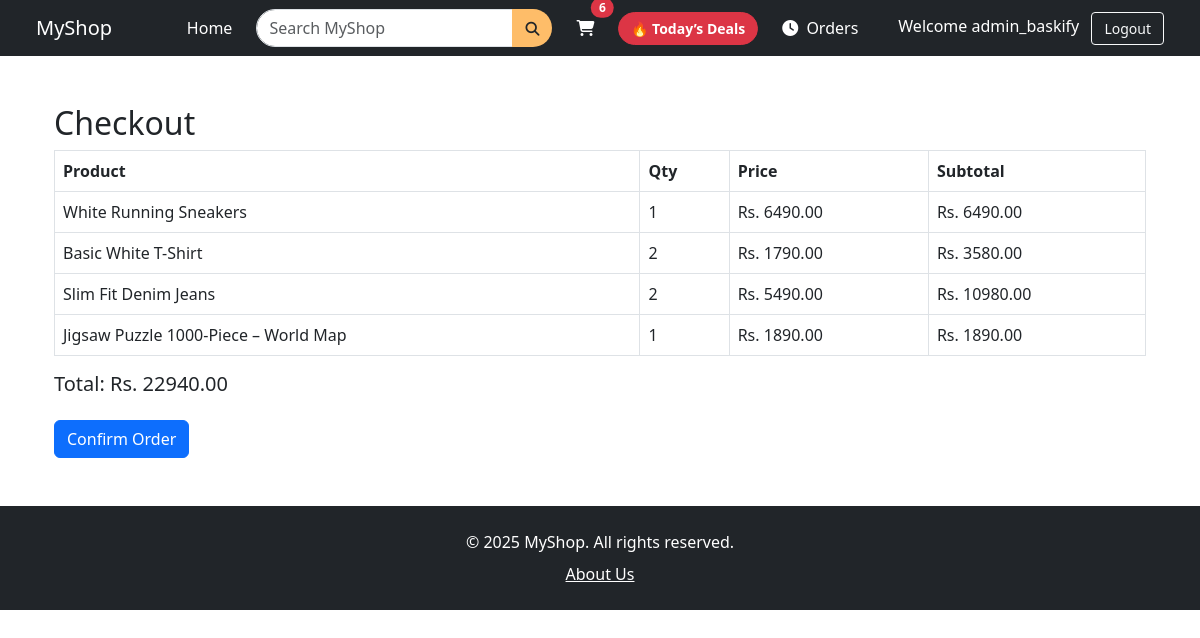
The page /checkout/ (signed in) on the database as committed earlier.
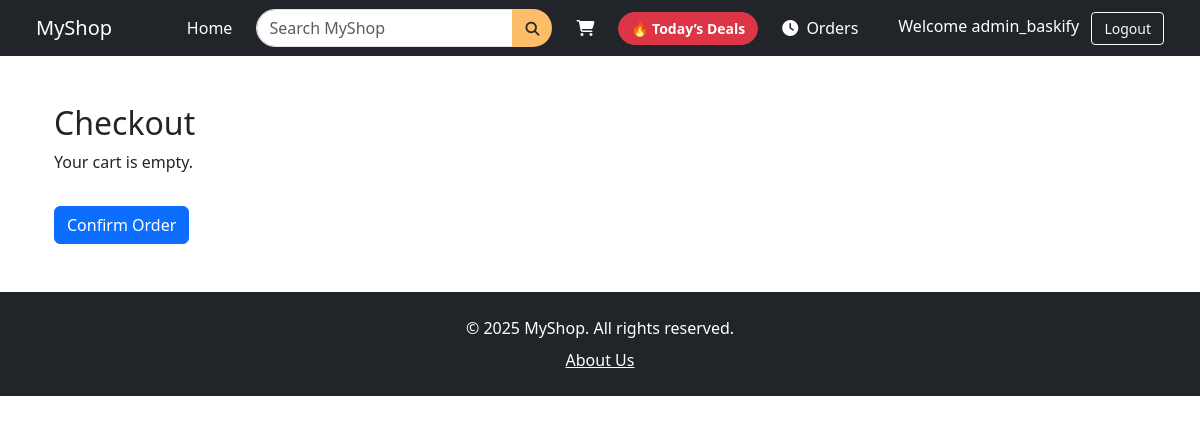
The same page on the database as committed later.
### store/models.py (models this page shows, shortened)
class CartItem(models.Model):
    user = models.ForeignKey(User, on_delete=models.CASCADE)
    product = models.ForeignKey(Product, on_delete=models.CASCADE)
    quantity = models.PositiveIntegerField(default=1)
    def subtotal(self):
        return self.quantity * self.product.price

class Product(models.Model):
    name = models.CharField(max_length=100)
    description = models.TextField()
    price = models.DecimalField(max_digits=10, decimal_places=2)
    image = models.ImageField(upload_to='product_images/')
    category = models.ForeignKey(Category, on_delete=models.CASCADE)
    is_deal = models.BooleanField(default=False)
    likes = models.ManyToManyField(User, related_name='liked_products', blank=True)

### store/views.py (the view, shortened to what this page needs)
# urls.py: path('checkout/', views.checkout, name='checkout'),
@login_required
@never_cache
def checkout(request):
    cart_items = CartItem.objects.filter(user=request.user)
    total = sum(item.subtotal() for item in cart_items)
    return render(request, 'store/checkout.html', {
        'cart_items': cart_items,
        'total': total
    })

### store/context_processors.py (called while the page is built)
def cart_item_count(request):
    if request.user.is_authenticated:
        count = sum(item.quantity for item in CartItem.objects.filter(user=request.user))
    else:
        count = 0
    return {'cart_item_count': count}

### store/templates/store/checkout.html (shortened to what this page needs)
{% extends 'store/base.html' %}
{% block content %}
<div class="container mt-5">
  <h2>Checkout</h2>
  {% if buy_now %}
    <div class="card mb-4">
      <div class="card-body">
        <h5>{{ product.name }}</h5>
        <p>Price: Rs. {{ product.price }}</p>
        <p>Quantity: {{ quantity }}</p>
        <h5>Total: Rs. {{ total }}</h5>
      </div>
    </div>
  {% elif cart_items %}
    <table class="table table-bordered">
      <thead>
        <tr>
          <th>Product</th>
          <th>Qty</th>
          <th>Price</th>
          <th>Subtotal</th>
        </tr>
      </thead>
      <tbody>
        {% for item in cart_items %}
          <tr>
            <td>{{ item.product.name }}</td>
            <td>{{ item.quantity }}</td>
            <td>Rs. {{ item.product.price }}</td>
            <td>Rs. {{ item.subtotal }}</td>
          </tr>
        {% endfor %}
      </tbody>
    </table>
    <h5 class="mt-3">Total: Rs. {{ total }}</h5>
  {% else %}
    <p>Your cart is empty.</p>
  {% endif %}
  <form method="post">
    <button type="submit" class="btn btn-primary mt-3">Confirm Order</button>
  </form>
</div>
{% endblock %}

### store/templates/store/base.html (shortened to what this page needs)
{% load static %}
<!DOCTYPE html>
<html lang="en">
<head>
  <link href="https://cdn.jsdelivr.net/npm/bootstrap@5.3.0/dist/css/bootstrap.min.css" rel="stylesheet">
  <link rel="stylesheet" href="{% static 'store/css/style.css' %}">
  <link rel="stylesheet" href="https://cdnjs.cloudflare.com/ajax/libs/font-awesome/6.4.0/css/all.min.css">
</head>
<body>
<nav class="navbar navbar-expand-lg navbar-dark bg-dark px-4 mb-4">
  <div class="container-fluid">
    <a class="navbar-brand" href="{% url 'home' %}">MyShop</a>
    <div class="collapse navbar-collapse" id="navbarContent">
      <ul class="navbar-nav ms-auto align-items-center">
        <li class="nav-item me-3">
          <a class="nav-link text-white" href="{% url 'home' %}">Home</a>
        </li>
        <li class="nav-item me-3">
          <form class="d-flex" role="search" method="get" action="{% url 'search' %}" style="flex-grow: 1; max-width: 600px;">
            <div class="input-group">
              <input class="form-control rounded-start-pill" type="search" name="q" placeholder="Search MyShop" aria-label="Search">
              <button class="btn" type="submit" style="background-color: #febd69; border-top-right-radius: 50px; border-bottom-right-radius: 50px;">
                <i class="fas fa-search"></i>
              </button>
            </div>
          </form>
        </li>
        <li class="nav-item me-3 position-relative">
          <a class="nav-link text-white" href="{% url 'view_cart' %}">
            <i class="fa fa-shopping-cart"></i>
            {% if cart_item_count > 0 %}
              <span class="position-absolute top-0 start-100 translate-middle badge rounded-pill bg-danger">
                {{ cart_item_count }}
              </span>
            {% endif %}
          </a>
        </li>
        <li class="nav-item me-3">
          <a href="{% url 'todays_deals' %}" class="btn btn-danger btn-sm rounded-pill fw-bold deals-btn">
            🔥 Today’s Deals
          </a>
        </li>
        {% if user.is_authenticated %}
        <li class="nav-item me-3">
          <a class="nav-link text-white" href="{% url 'order_history' %}">
            <i class="fas fa-clock me-1"></i> Orders
          </a>
        </li>
        <li class="nav-item ms-3">
          <span class="text-white me-2">Welcome {{ user.username }}</span>
          <form action="{% url 'logout' %}" method="post" class="d-inline">
            <button type="submit" class="btn btn-outline-light btn-sm">Logout</button>
          </form>
        </li>
        {% else %}
        <li class="nav-item ms-3">
          <a href="{% url 'login' %}" class="btn btn-outline-light btn-sm me-2">Login</a>
          <a href="{% url 'signup' %}" class="btn btn-warning btn-sm">Sign Up</a>
        </li>
        {% endif %}
      </ul>
    </div>
  </div>
</nav>
<div class="container content-container">
  {% block content %}{% endblock %}
</div>
<footer class="bg-dark text-white text-center py-4 mt-5">
  <p class="mb-1">&copy; 2025 MyShop. All rights reserved.</p>
  <div class="mt-2">
    <a href="{% url 'about' %}" class="text-white text-decoration-underline">About Us</a>
  </div>
</footer>
</body>
</html>

Rows that differ between the two databases and show on the page:
removed CartItem: product.name "White Running Sneakers", quantity "1", product.price "6490.00", subtotal "6490.00"
removed CartItem: product.name "Basic White T-Shirt", quantity "2", product.price "1790.00", subtotal "3580.00"
removed CartItem: product.name "Slim Fit Denim Jeans", quantity "2", product.price "5490.00", subtotal "10980.00"
removed CartItem: product.name "Jigsaw Puzzle 1000-Piece – World Map", quantity "1", product.price "1890.00", subtotal "1890.00"
Other text that changed with them:
{{ cart_item_count }}: "6" → (not shown)
{{ total }}: "22940.00" → (not shown)
text no longer shown: "Product Qty Price Subtotal Total: Rs."
text now shown: "Your cart is empty."
